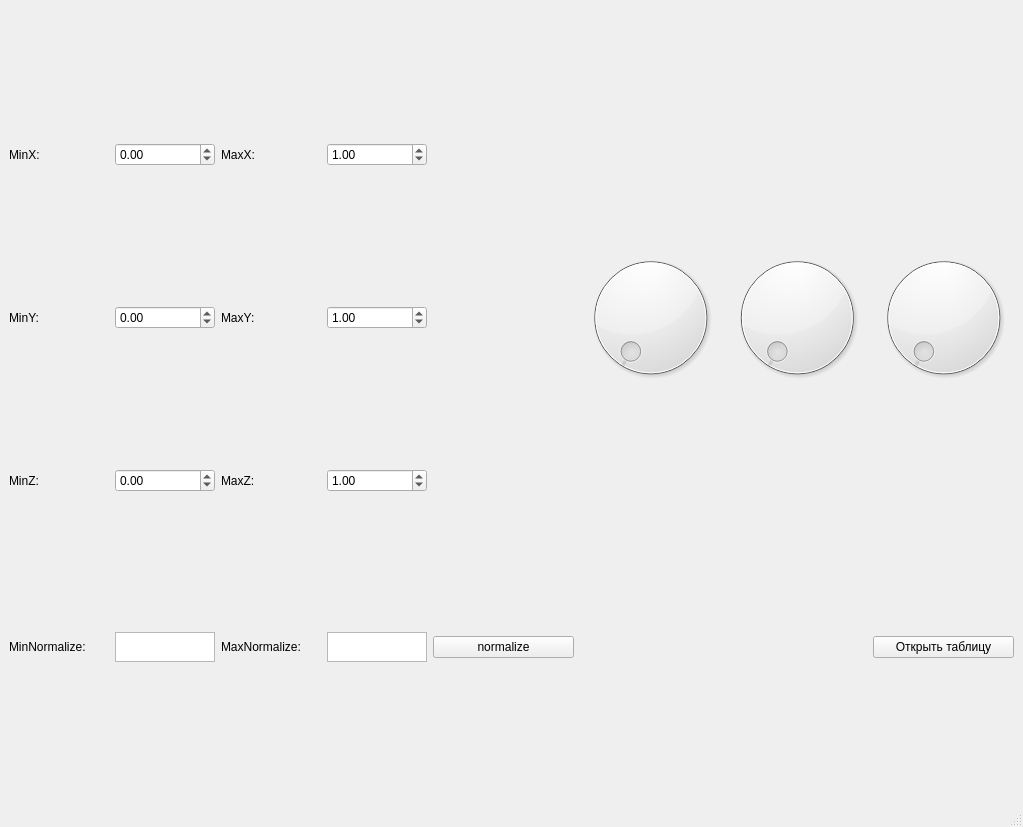
<?xml version="1.0" encoding="UTF-8"?>
<ui version="4.0">
 <class>MainWindow</class>
 <widget class="QMainWindow" name="MainWindow">
  <property name="geometry">
   <rect>
    <x>0</x>
    <y>0</y>
    <width>1023</width>
    <height>827</height>
   </rect>
  </property>
  <property name="windowTitle">
   <string>MainWindow</string>
  </property>
  <widget class="QWidget" name="centralwidget">
   <layout class="QGridLayout" name="gridLayout">
    <item row="13" column="0">
     <widget class="QLabel" name="label_2">
      <property name="maximumSize">
       <size>
        <width>100</width>
        <height>16777215</height>
       </size>
      </property>
      <property name="text">
       <string>MinY:</string>
      </property>
     </widget>
    </item>
    <item row="14" column="2">
     <widget class="QLabel" name="label_6">
      <property name="maximumSize">
       <size>
        <width>100</width>
        <height>16777215</height>
       </size>
      </property>
      <property name="text">
       <string>MaxZ:</string>
      </property>
     </widget>
    </item>
    <item row="13" column="2">
     <widget class="QLabel" name="label_5">
      <property name="maximumSize">
       <size>
        <width>100</width>
        <height>16777215</height>
       </size>
      </property>
      <property name="text">
       <string>MaxY:</string>
      </property>
     </widget>
    </item>
    <item row="12" column="6" rowspan="3">
     <widget class="QDial" name="dialRotY">
      <property name="maximum">
       <number>360</number>
      </property>
     </widget>
    </item>
    <item row="12" column="2">
     <widget class="QLabel" name="label_4">
      <property name="maximumSize">
       <size>
        <width>100</width>
        <height>16777215</height>
       </size>
      </property>
      <property name="text">
       <string>MaxX:</string>
      </property>
     </widget>
    </item>
    <item row="12" column="1">
     <widget class="QDoubleSpinBox" name="minX">
      <property name="maximumSize">
       <size>
        <width>100</width>
        <height>16777215</height>
       </size>
      </property>
      <property name="minimum">
       <double>-10000.000000000000000</double>
      </property>
      <property name="maximum">
       <double>10000.000000000000000</double>
      </property>
      <property name="singleStep">
       <double>0.100000000000000</double>
      </property>
     </widget>
    </item>
    <item row="15" column="2">
     <widget class="QLabel" name="label_8">
      <property name="text">
       <string>MaxNormalize:</string>
      </property>
     </widget>
    </item>
    <item row="1" column="0" colspan="8">
     <layout class="QHBoxLayout" name="glLayout"/>
    </item>
    <item row="12" column="5" rowspan="3">
     <widget class="QDial" name="dialRotX">
      <property name="maximum">
       <number>360</number>
      </property>
     </widget>
    </item>
    <item row="12" column="3">
     <widget class="QDoubleSpinBox" name="maxX">
      <property name="maximumSize">
       <size>
        <width>100</width>
        <height>16777215</height>
       </size>
      </property>
      <property name="minimum">
       <double>-10000.000000000000000</double>
      </property>
      <property name="maximum">
       <double>10000.000000000000000</double>
      </property>
      <property name="singleStep">
       <double>0.100000000000000</double>
      </property>
      <property name="value">
       <double>1.000000000000000</double>
      </property>
     </widget>
    </item>
    <item row="15" column="1">
     <widget class="QTextBrowser" name="minNormal">
      <property name="maximumSize">
       <size>
        <width>100</width>
        <height>30</height>
       </size>
      </property>
     </widget>
    </item>
    <item row="12" column="7" rowspan="3">
     <widget class="QDial" name="dialRotZ">
      <property name="maximum">
       <number>360</number>
      </property>
     </widget>
    </item>
    <item row="14" column="3">
     <widget class="QDoubleSpinBox" name="maxZ">
      <property name="maximumSize">
       <size>
        <width>100</width>
        <height>16777215</height>
       </size>
      </property>
      <property name="minimum">
       <double>-10000.000000000000000</double>
      </property>
      <property name="maximum">
       <double>10000.000000000000000</double>
      </property>
      <property name="singleStep">
       <double>0.100000000000000</double>
      </property>
      <property name="value">
       <double>1.000000000000000</double>
      </property>
     </widget>
    </item>
    <item row="15" column="5" colspan="2">
     <widget class="QLabel" name="FilePathLabel">
      <property name="maximumSize">
       <size>
        <width>16777215</width>
        <height>30</height>
       </size>
      </property>
      <property name="layoutDirection">
       <enum>Qt::LeftToRight</enum>
      </property>
      <property name="text">
       <string/>
      </property>
      <property name="alignment">
       <set>Qt::AlignRight|Qt::AlignTrailing|Qt::AlignVCenter</set>
      </property>
     </widget>
    </item>
    <item row="15" column="3">
     <widget class="QTextBrowser" name="maxNormal">
      <property name="maximumSize">
       <size>
        <width>100</width>
        <height>30</height>
       </size>
      </property>
     </widget>
    </item>
    <item row="13" column="1">
     <widget class="QDoubleSpinBox" name="minY">
      <property name="maximumSize">
       <size>
        <width>100</width>
        <height>16777215</height>
       </size>
      </property>
      <property name="minimum">
       <double>-10000.000000000000000</double>
      </property>
      <property name="maximum">
       <double>10000.000000000000000</double>
      </property>
      <property name="singleStep">
       <double>0.100000000000000</double>
      </property>
     </widget>
    </item>
    <item row="14" column="1">
     <widget class="QDoubleSpinBox" name="minZ">
      <property name="maximumSize">
       <size>
        <width>100</width>
        <height>16777215</height>
       </size>
      </property>
      <property name="minimum">
       <double>-10000.000000000000000</double>
      </property>
      <property name="maximum">
       <double>10000.000000000000000</double>
      </property>
      <property name="singleStep">
       <double>0.100000000000000</double>
      </property>
     </widget>
    </item>
    <item row="15" column="7">
     <widget class="QPushButton" name="OpenButton">
      <property name="text">
       <string>Открыть таблицу</string>
      </property>
     </widget>
    </item>
    <item row="14" column="0">
     <widget class="QLabel" name="label_3">
      <property name="maximumSize">
       <size>
        <width>100</width>
        <height>16777215</height>
       </size>
      </property>
      <property name="text">
       <string>MinZ:</string>
      </property>
     </widget>
    </item>
    <item row="15" column="0">
     <widget class="QLabel" name="label_7">
      <property name="text">
       <string>MinNormalize:</string>
      </property>
     </widget>
    </item>
    <item row="13" column="3">
     <widget class="QDoubleSpinBox" name="maxY">
      <property name="maximumSize">
       <size>
        <width>100</width>
        <height>16777215</height>
       </size>
      </property>
      <property name="minimum">
       <double>-10000.000000000000000</double>
      </property>
      <property name="maximum">
       <double>10000.000000000000000</double>
      </property>
      <property name="singleStep">
       <double>0.100000000000000</double>
      </property>
      <property name="value">
       <double>1.000000000000000</double>
      </property>
     </widget>
    </item>
    <item row="12" column="0">
     <widget class="QLabel" name="label">
      <property name="maximumSize">
       <size>
        <width>100</width>
        <height>16777215</height>
       </size>
      </property>
      <property name="text">
       <string>MinX:</string>
      </property>
     </widget>
    </item>
    <item row="15" column="4">
     <widget class="QPushButton" name="normalize">
      <property name="text">
       <string>normalize</string>
      </property>
     </widget>
    </item>
   </layout>
  </widget>
  <widget class="QMenuBar" name="menubar">
   <property name="geometry">
    <rect>
     <x>0</x>
     <y>0</y>
     <width>1023</width>
     <height>22</height>
    </rect>
   </property>
  </widget>
  <widget class="QStatusBar" name="statusbar"/>
 </widget>
 <resources/>
 <connections/>
</ui>
